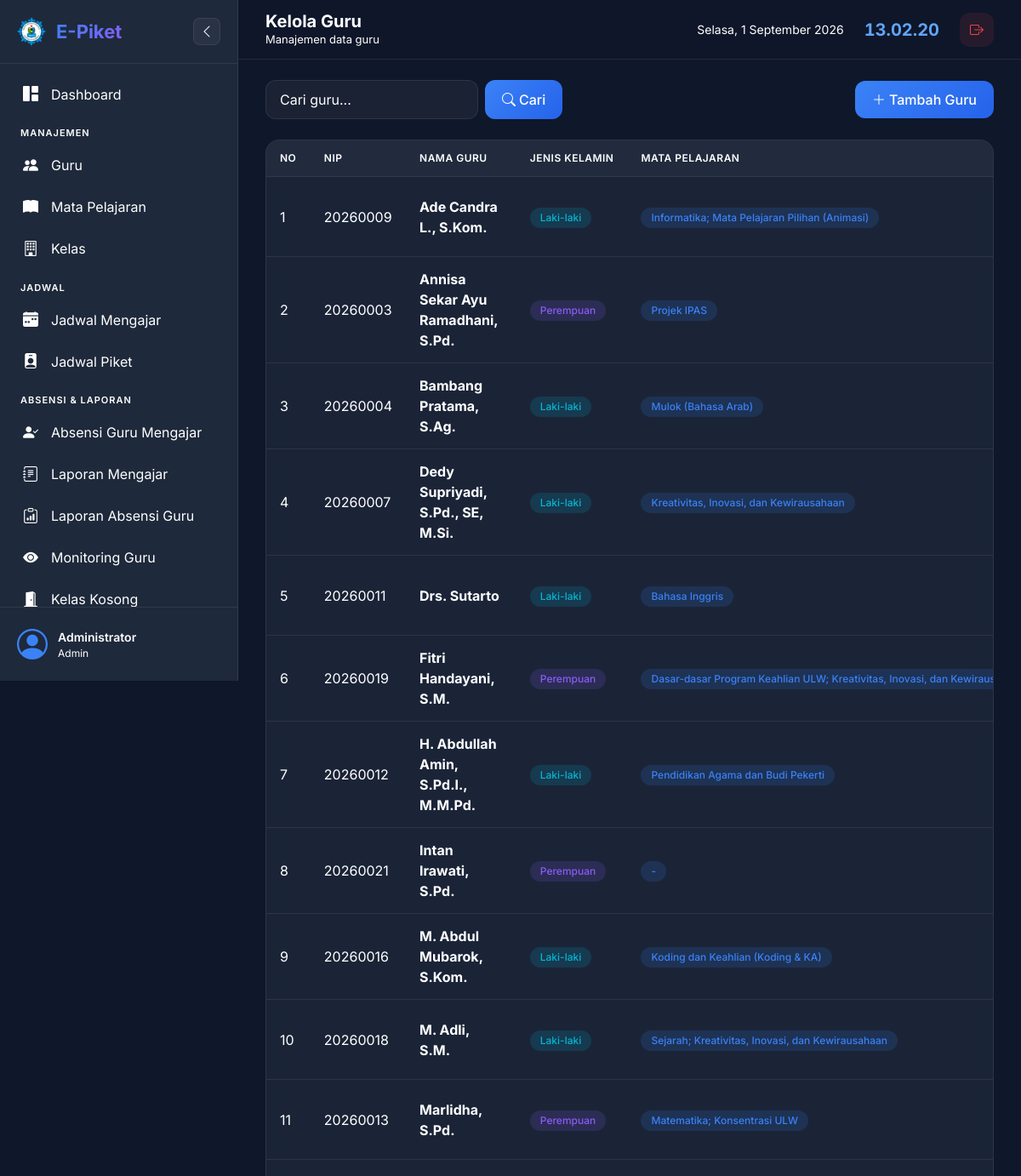
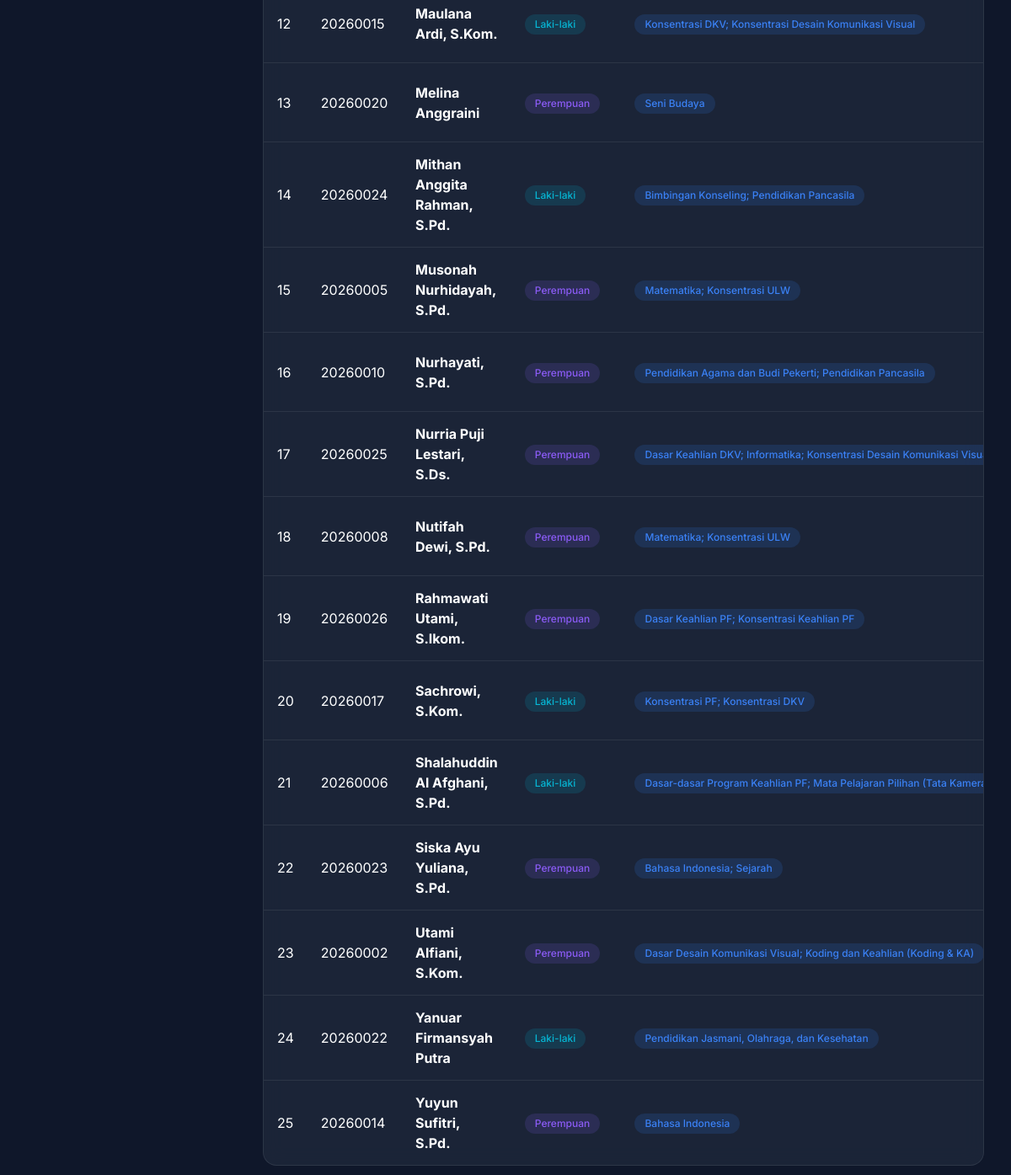
Screenshot of /admin/guru.php (signed in) with the database file from the repository (2 pictures, top to bottom).
### tables this page shows
CREATE TABLE IF NOT EXISTS guru (
    id INT AUTO_INCREMENT PRIMARY KEY,
    nip VARCHAR(30) NOT NULL UNIQUE,
    nama_guru VARCHAR(100) NOT NULL,
    jenis_kelamin ENUM('L', 'P') NOT NULL,
    no_hp VARCHAR(20),
    email VARCHAR(100),
    mata_pelajaran VARCHAR(100),
    alamat TEXT,
    foto VARCHAR(255) DEFAULT 'default.png',
    user_id INT,
    status ENUM('aktif', 'nonaktif') DEFAULT 'aktif',
    created_at TIMESTAMP DEFAULT CURRENT_TIMESTAMP,
    updated_at TIMESTAMP DEFAULT CURRENT_TIMESTAMP ON UPDATE CURRENT_TIMESTAMP,
    FOREIGN KEY (user_id) REFERENCES users(id) ON DELETE SET NULL
);

### config/database.php (called while the page is built, shortened)
<?php
function getDB() {
    static $conn = null;
    if ($conn === null) {
        try {
            $conn = new mysqli(DB_HOST, DB_USER, DB_PASS, DB_NAME);
            $conn->set_charset("utf8mb4");
        } catch (Exception $e) {
            die("Koneksi database gagal: " . $e->getMessage());
        }
    }
    return $conn;
}
function sanitize($data) {
    $conn = getDB();
    return $conn->real_escape_string(trim(strip_tags($data)));
}

### admin/guru.php (the view, shortened to what this page needs)
<?php
$page_title = 'Kelola Guru';
$page_subtitle = 'Manajemen data guru';
require_once __DIR__ . '/../includes/header.php';
$conn = getDB();
$search = sanitize($_GET['search'] ?? '');
$where = $search ? "WHERE (g.nama_guru LIKE '%$search%' OR g.nip LIKE '%$search%' OR g.mata_pelajaran LIKE '%$search%')" : "WHERE g.status = 'aktif'";
$guru_list = $conn->query("
    SELECT g.*
    FROM guru g
    $where
    ORDER BY g.nama_guru ASC
")->fetch_all(MYSQLI_ASSOC);
?>
<div id="ajax-area">
<div class="d-flex justify-content-between align-items-center mb-4">
    <div>
        <form class="d-flex gap-2 ajax-filter" method="GET">
            <input type="text" class="form-control" name="search" placeholder="Cari guru..." value="<?= htmlspecialchars($search) ?>" style="width:250px;">
            <button type="submit" class="btn btn-primary"><i class="bi bi-search me-1"></i>Cari</button>
        </form>
    </div>
    <button class="btn btn-primary" data-bs-toggle="modal" data-bs-target="#addModal">
        <i class="bi bi-plus-lg me-1"></i>Tambah Guru
    </button>
</div>
<div class="card">
    <div class="card-body p-0">
        <div class="table-responsive">
            <table class="table">
                <thead>
                    <tr>
                        <th>No</th>
                        <th>NIP</th>
                        <th>Nama Guru</th>
                        <th>Jenis Kelamin</th>
                        <th>Mata Pelajaran</th>
                    </tr>
                </thead>
                <tbody>
                    <?php if (empty($guru_list)): ?>
                    <tr>
                        <td colspan="9" class="text-center text-muted py-4">Tidak ada data guru</td>
                    </tr>
                    <?php else: ?>
                    <?php foreach ($guru_list as $i => $g): ?>
                    <tr>
                        <td><?= $i + 1 ?></td>
                        <td class="text-muted"><?= htmlspecialchars($g['nip']) ?></td>
                        <td><strong><?= htmlspecialchars($g['nama_guru']) ?></strong></td>
                        <td>
                            <span class="badge <?= $g['jenis_kelamin'] === 'L' ? 'badge-info' : 'badge-secondary' ?>">
                                <?= $g['jenis_kelamin'] === 'L' ? 'Laki-laki' : 'Perempuan' ?>
                            </span>
                        </td>
                        <td><span class="badge badge-primary"><?= htmlspecialchars($g['mata_pelajaran'] ?? '-') ?></span></td>
                    </tr>
                    <?php endforeach; ?>
                    <?php endif; ?>
                </tbody>
            </table>
        </div>
    </div>
</div>
</div>
<?php require_once __DIR__ . '/../includes/footer.php'; ?>

### includes/header.php (shortened to what this page needs)
<?php
require_once __DIR__ . '/../config/database.php';
$current_page = basename($_SERVER['PHP_SELF'], '.php');
$current_dir = basename(dirname($_SERVER['PHP_SELF']));
?>
<!DOCTYPE html>
<html lang="id">
<head>
    <link href="https://cdn.jsdelivr.net/npm/bootstrap@5.3.3/dist/css/bootstrap.min.css" rel="stylesheet">
    <link href="https://cdn.jsdelivr.net/npm/bootstrap-icons@1.11.3/font/bootstrap-icons.min.css" rel="stylesheet">
    <link href="<?= BASE_URL ?>/assets/css/style.css" rel="stylesheet">
</head>
<body>
    <aside class="sidebar" id="sidebar">
        <div class="sidebar-header">
        <div class="sidebar-logo">
            <img src="<?= BASE_URL ?>/assets/img/logo.png" alt="Logo E-Piket" class="sidebar-logo-img">
            <span>E-Piket</span>
        </div>
            <button class="sidebar-toggle" id="sidebarToggle">
                <i class="bi bi-chevron-left"></i>
            </button>
        </div>
        <nav class="sidebar-nav">
            <ul>
                <li class="nav-item <?= ($current_dir === 'admin' && $current_page === 'dashboard') ? 'active' : '' ?>">
                    <a href="<?= BASE_URL ?>/admin/dashboard.php">
                        <i class="bi bi-grid-1x2-fill"></i>
                        <span>Dashboard</span>
                    </a>
                </li>
                <li class="nav-section">Manajemen</li>
                <li class="nav-item <?= ($current_dir === 'guru') ? 'active' : '' ?>">
                    <a href="<?= BASE_URL ?>/admin/guru.php">
                        <i class="bi bi-people-fill"></i>
                        <span>Guru</span>
                    </a>
                </li>
                <li class="nav-item <?= ($current_dir === 'mapel') ? 'active' : '' ?>">
                    <a href="<?= BASE_URL ?>/admin/mapel.php">
                        <i class="bi bi-book-fill"></i>
                        <span>Mata Pelajaran</span>
                    </a>
                </li>
                <li class="nav-item <?= ($current_dir === 'kelas') ? 'active' : '' ?>">
                    <a href="<?= BASE_URL ?>/admin/kelas.php">
                        <i class="bi bi-building"></i>
                        <span>Kelas</span>
                    </a>
                </li>
                <li class="nav-section">Jadwal</li>
                <li class="nav-item <?= ($current_dir === 'jadwal') ? 'active' : '' ?>">
                    <a href="<?= BASE_URL ?>/admin/jadwal.php">
                        <i class="bi bi-calendar-week-fill"></i>
                        <span>Jadwal Mengajar</span>
                    </a>
                </li>
                <li class="nav-item <?= ($current_page === 'jadwal-piket') ? 'active' : '' ?>">
                    <a href="<?= BASE_URL ?>/admin/jadwal-piket.php">
                        <i class="bi bi-person-badge-fill"></i>
                        <span>Jadwal Piket</span>
                    </a>
                </li>
                <li class="nav-section">Absensi & Laporan</li>
                <li class="nav-item <?= ($current_dir === 'absensi') ? 'active' : '' ?>">
                    <a href="<?= BASE_URL ?>/admin/absensi.php">
                        <i class="bi bi-person-check-fill"></i>
                        <span>Absensi Guru Mengajar</span>
                    </a>
                </li>
                <li class="nav-item <?= ($current_page === 'laporan-mengajar') ? 'active' : '' ?>">
                    <a href="<?= BASE_URL ?>/admin/laporan-mengajar.php">
                        <i class="bi bi-journal-text"></i>
                        <span>Laporan Mengajar</span>
                    </a>
                </li>
                <li class="nav-item <?= ($current_page === 'laporan-absensi') ? 'active' : '' ?>">
                    <a href="<?= BASE_URL ?>/admin/laporan-absensi.php">
                        <i class="bi bi-clipboard-data"></i>
                        <span>Laporan Absensi Guru</span>
                    </a>
                </li>
                <li class="nav-item <?= ($current_dir === 'monitoring') ? 'active' : '' ?>">
                    <a href="<?= BASE_URL ?>/admin/monitoring.php">
                        <i class="bi bi-eye-fill"></i>
                        <span>Monitoring Guru</span>
                    </a>
                </li>
                <li class="nav-item <?= ($current_page === 'kelas-kosong') ? 'active' : '' ?>">
                    <a href="<?= BASE_URL ?>/admin/kelas-kosong.php">
                        <i class="bi bi-door-open-fill"></i>
                        <span>Kelas Kosong</span>
                    </a>
                </li>
            </ul>
        </nav>
        <div class="sidebar-footer">
            <div class="user-info">
                <div class="user-avatar">
                    <i class="bi bi-person-circle"></i>
                </div>
                <div class="user-details">
                    <span class="user-name"><?= htmlspecialchars($_SESSION['nama_lengkap']) ?></span>
                    <span class="user-role"><?= ucfirst(str_replace('_', ' ', $_SESSION['role'])) ?></span>
                </div>
            </div>
        </div>
    </aside>
    <main class="main-content" id="mainContent">
        <header class="topbar">
            <div class="topbar-left">
                <div class="page-info">
                    <h2 class="page-title"><?= $page_title ?? 'Dashboard' ?></h2>
                    <p class="page-subtitle"><?= $page_subtitle ?? 'Selamat datang di E-Piket' ?></p>
                </div>
            </div>
            <div class="topbar-right">
                <div class="topbar-date" id="currentDate"></div>
                <div class="topbar-time" id="currentTime"></div>
                <a href="<?= BASE_URL ?>/logout.php" class="btn-logout" title="Logout">
                    <i class="bi bi-box-arrow-right"></i>
                </a>
            </div>
        </header>
        <div class="content-wrapper">

### includes/footer.php (shortened to what this page needs)
        </div>
    </main>
</body>
</html>

### rows the page displays
guru: nip "20260009", nama_guru "Ade Candra L., S.Kom.", jenis_kelamin "Laki-laki", mata_pelajaran "Informatika; Mata Pelajaran Pilihan (Animasi)"
guru: nip "20260003", nama_guru "Annisa Sekar Ayu Ramadhani, S.Pd.", jenis_kelamin "Perempuan", mata_pelajaran "Projek IPAS"
guru: nip "20260004", nama_guru "Bambang Pratama, S.Ag.", jenis_kelamin "Laki-laki", mata_pelajaran "Mulok (Bahasa Arab)"
guru: nip "20260007", nama_guru "Dedy Supriyadi, S.Pd., SE, M.Si.", jenis_kelamin "Laki-laki", mata_pelajaran "Kreativitas, Inovasi, dan Kewirausahaan"
guru: nip "20260011", nama_guru "Drs. Sutarto", jenis_kelamin "Laki-laki", mata_pelajaran "Bahasa Inggris"
guru: nip "20260019", nama_guru "Fitri Handayani, S.M.", jenis_kelamin "Perempuan", mata_pelajaran "Dasar-dasar Program Keahlian ULW; Kreativitas, Inovasi, dan…"
guru: nip "20260012", nama_guru "H. Abdullah Amin, S.Pd.I., M.M.Pd.", jenis_kelamin "Laki-laki", mata_pelajaran "Pendidikan Agama dan Budi Pekerti"
guru: nip "20260021", nama_guru "Intan Irawati, S.Pd.", jenis_kelamin "Perempuan", mata_pelajaran "-"
guru: nip "20260016", nama_guru "M. Abdul Mubarok, S.Kom.", jenis_kelamin "Laki-laki", mata_pelajaran "Koding dan Keahlian (Koding & KA)"
guru: nip "20260018", nama_guru "M. Adli, S.M.", jenis_kelamin "Laki-laki", mata_pelajaran "Sejarah; Kreativitas, Inovasi, dan Kewirausahaan"
guru: nip "20260013", nama_guru "Marlidha, S.Pd.", jenis_kelamin "Perempuan", mata_pelajaran "Matematika; Konsentrasi ULW"
guru: nip "20260015", nama_guru "Maulana Ardi, S.Kom.", jenis_kelamin "Laki-laki", mata_pelajaran "Konsentrasi DKV; Konsentrasi Desain Komunikasi Visual"
guru: nip "20260020", nama_guru "Melina Anggraini", jenis_kelamin "Perempuan", mata_pelajaran "Seni Budaya"
guru: nip "20260024", nama_guru "Mithan Anggita Rahman, S.Pd.", jenis_kelamin "Laki-laki", mata_pelajaran "Bimbingan Konseling; Pendidikan Pancasila"
guru: nip "20260005", nama_guru "Musonah Nurhidayah, S.Pd.", jenis_kelamin "Perempuan", mata_pelajaran "Matematika; Konsentrasi ULW"
guru: nip "20260010", nama_guru "Nurhayati, S.Pd.", jenis_kelamin "Perempuan", mata_pelajaran "Pendidikan Agama dan Budi Pekerti; Pendidikan Pancasila"
guru: nip "20260025", nama_guru "Nurria Puji Lestari, S.Ds.", jenis_kelamin "Perempuan", mata_pelajaran "Dasar Keahlian DKV; Informatika; Konsentrasi Desain Komunikasi…"
guru: nip "20260008", nama_guru "Nutifah Dewi, S.Pd.", jenis_kelamin "Perempuan", mata_pelajaran "Matematika; Konsentrasi ULW"
guru: nip "20260026", nama_guru "Rahmawati Utami, S.Ikom.", jenis_kelamin "Perempuan", mata_pelajaran "Dasar Keahlian PF; Konsentrasi Keahlian PF"
guru: nip "20260017", nama_guru "Sachrowi, S.Kom.", jenis_kelamin "Laki-laki", mata_pelajaran "Konsentrasi PF; Konsentrasi DKV"
guru: nip "20260006", nama_guru "Shalahuddin Al Afghani, S.Pd.", jenis_kelamin "Laki-laki", mata_pelajaran "Dasar-dasar Program Keahlian PF; Mata Pelajaran Pilihan (Tata…"
guru: nip "20260023", nama_guru "Siska Ayu Yuliana, S.Pd.", jenis_kelamin "Perempuan", mata_pelajaran "Bahasa Indonesia; Sejarah"
guru: nip "20260002", nama_guru "Utami Alfiani, S.Kom.", jenis_kelamin "Perempuan", mata_pelajaran "Dasar Desain Komunikasi Visual; Koding dan Keahlian (Koding & KA)"
guru: nip "20260022", nama_guru "Yanuar Firmansyah Putra", jenis_kelamin "Laki-laki", mata_pelajaran "Pendidikan Jasmani, Olahraga, dan Kesehatan"
guru: nip "20260014", nama_guru "Yuyun Sufitri, S.Pd.", jenis_kelamin "Perempuan", mata_pelajaran "Bahasa Indonesia"

### other values shown
$_SESSION['nama_lengkap'] "Administrator"
str_replace('_', ' ', $_SESSION['role']) "Admin"
$page_title "Kelola Guru"
$page_subtitle "Manajemen data guru"
